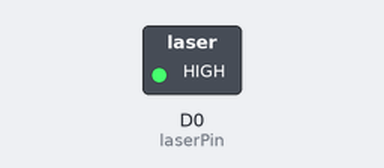
The sketch below on a simulated ESP8266 (NodeMCU). Shown: switched loads named in the sketch (green lamp = pin HIGH). Dashed ring = blinking.

Above: at 0.5 s.
Timing chart, 0 to 4.6 s (numbered marks = the images above):
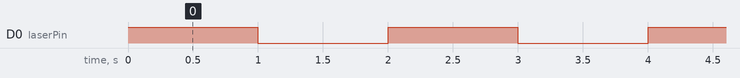

Measured:
- by itself, D0 (laserPin): alternates HIGH for 1.0 s and LOW for 1.0 s

The sketch:

sketch_laser_sensor.ino
```cpp
#include <ESP8266WiFi.h>

/************************************ Pin VALUES ******************************************/

int laserPin = D0;

void setup ()
{
   Serial.begin(115200);
   pinMode (laserPin, OUTPUT); // define the digital output interface 13 feet
}

void loop () {
   digitalWrite (laserPin, HIGH); // open the laser head
   delay (1000); // delay one second
   digitalWrite (laserPin, LOW); // turn off the laser head
   delay (1000); // delay one second
}
```
